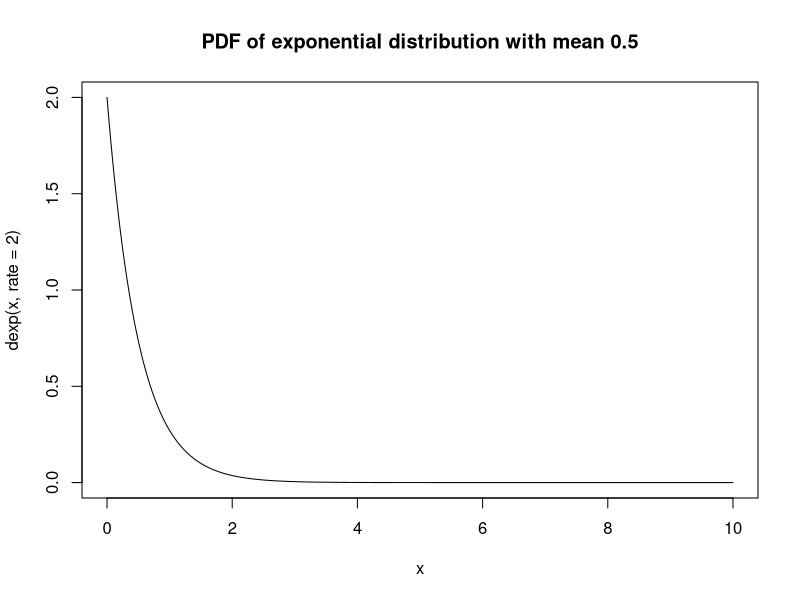
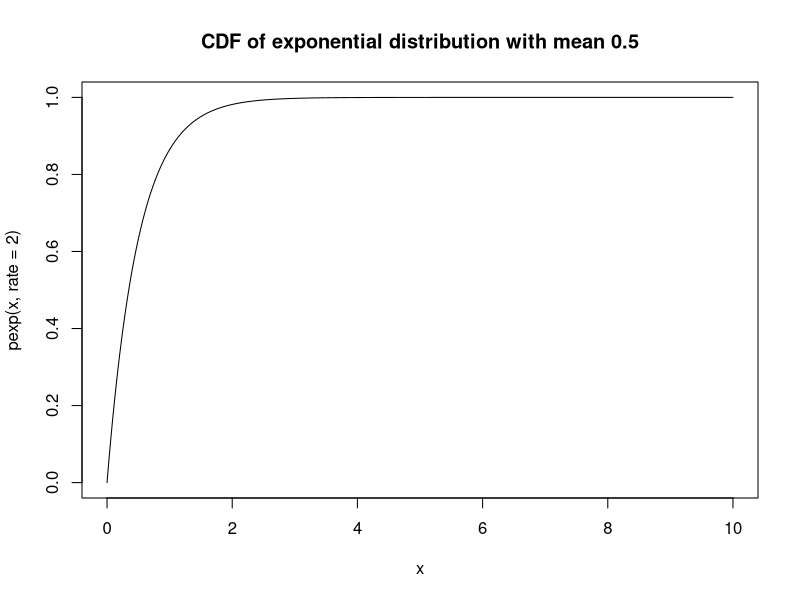
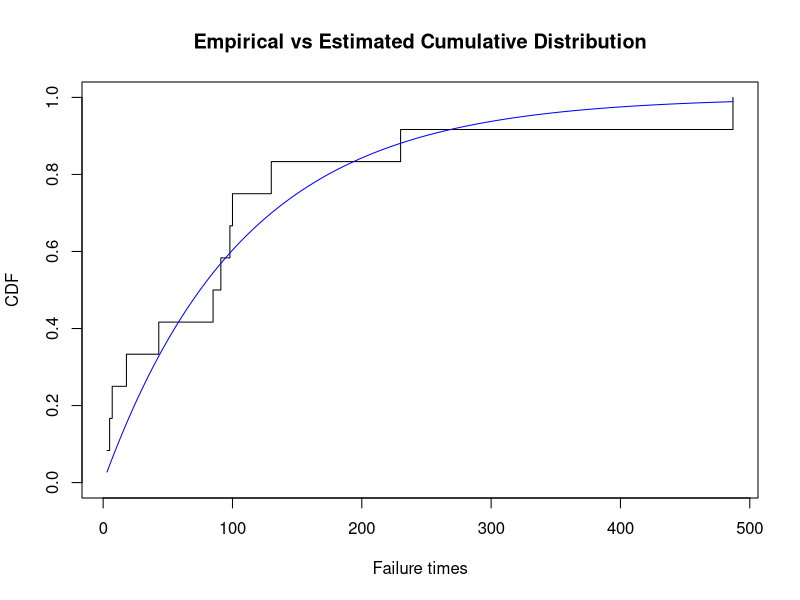
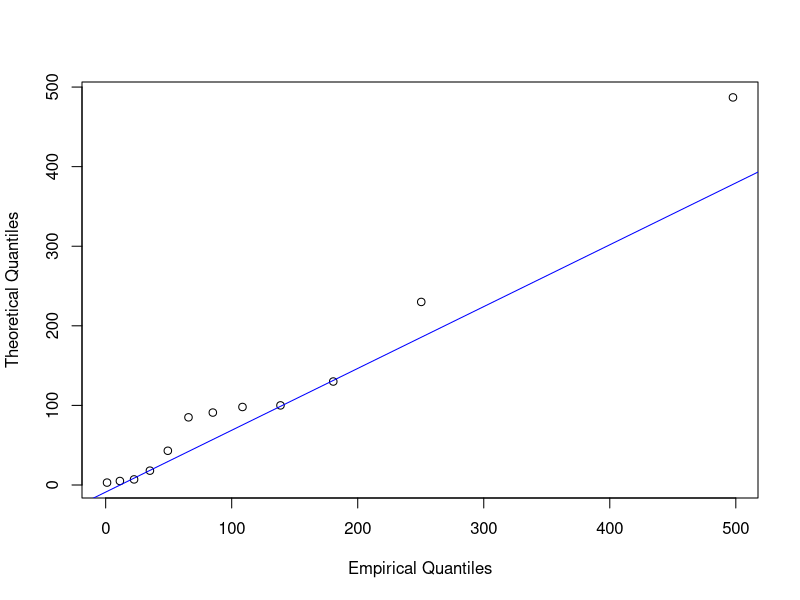
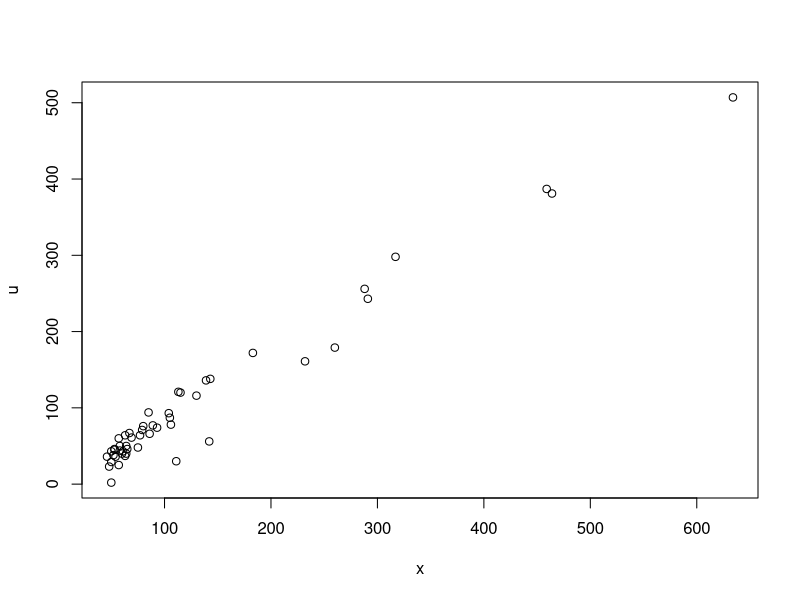
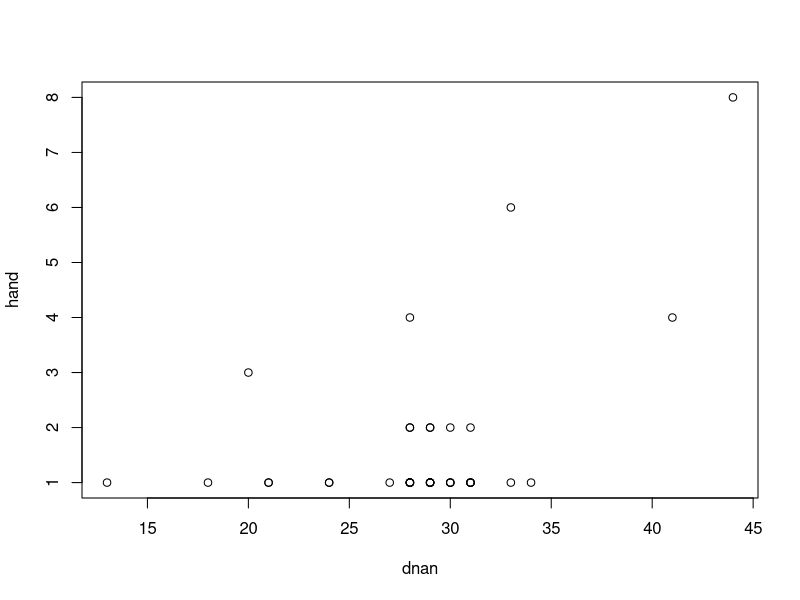
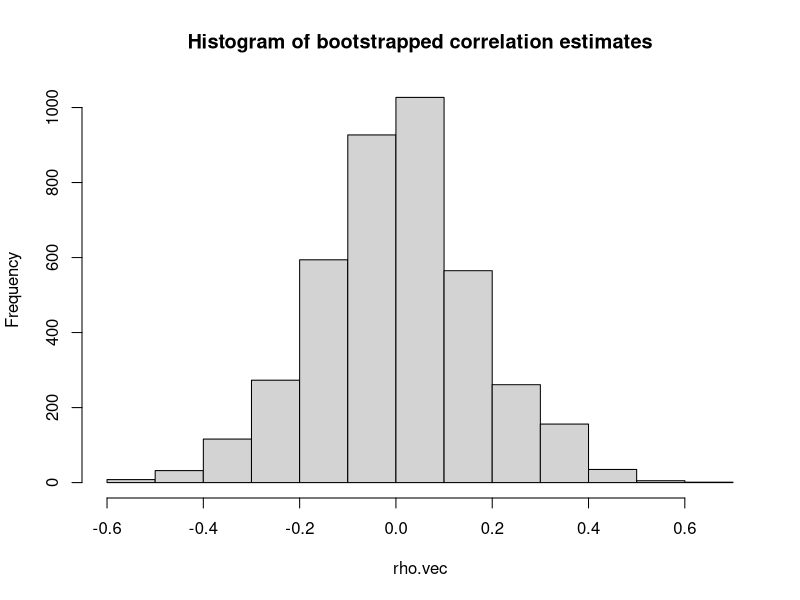
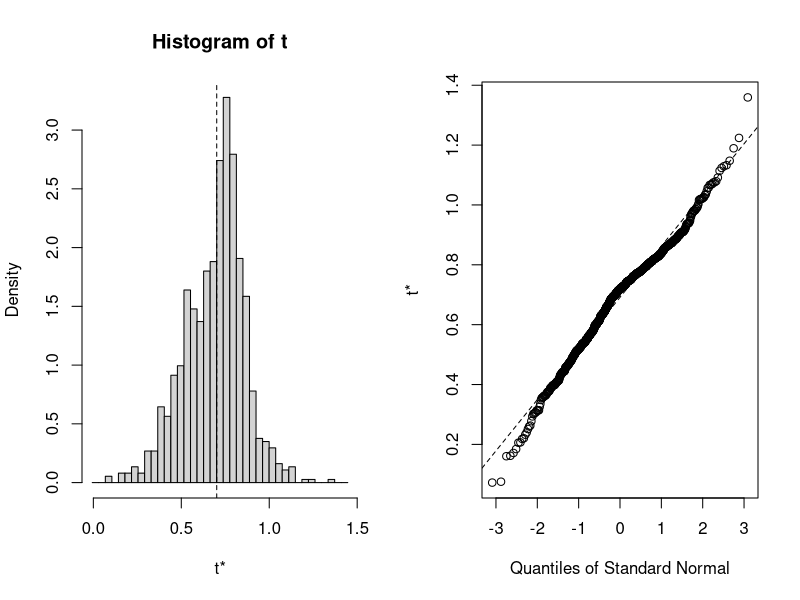

Recreate these plots in R, in order.
## ---- chunk 1
knitr::opts_chunk$set(digits=3)
## ---- chunk 2
knitr::opts_chunk$set(cache=TRUE)
## ---- chunk 3
library(boot)
data(aircondit)
aircondit
## ---- chunk 4
x <- seq(from = 0, to = 10, by = 0.01)
plot(x, dexp(x, rate = 2), type = "l", main = "PDF of exponential distribution with mean 0.5")
plot(x, pexp(x, rate = 2), type = "l", main = "CDF of exponential distribution with mean 0.5")
## ---- chunk 5
n <- 12
plot(aircondit$hours, (1:n)/n, type = 's', ylim = c(0, 1), xlab = 'Failure times', 
     ylab = 'CDF', main = 'Empirical vs Estimated Cumulative Distribution')

xseq <- seq(from = min(aircondit$hours), to = max(aircondit$hours), by = 1)
lines(xseq, pexp(xseq, rate = 1/mean(aircondit$hours)), col = "blue")
qqplot(qexp(ppoints(50),rate = 1/mean(aircondit$hours)),aircondit$hours,
       xlab = "Empirical Quantiles", ylab = "Theoretical Quantiles")
qqline(aircondit$hours, distribution = function(p) qexp(p, rate = 1/mean(aircondit$hours)), col = "blue")
## ---- chunk 6
nmc <- 1000
n <- 12
bvec <- numeric(nmc)
hat.theta <- mean(aircondit$hours)
for(i in 1:nmc){
  hours.i <- rexp(n, 1/hat.theta)
  bvec[i] <- mean(hours.i)
}
quantile(bvec,probs = c(0.025,0.975))
## ---- chunk 7
library(boot)
data(bigcity)
head(bigcity, n = 10)
plot(u ~ x, bigcity)
## ---- chunk 8
n <- nrow(bigcity)
nmc <- 1000
theta.vec <- numeric(nmc)
for(i in 1:nmc){
  idx.i <- sample(1:n, replace = TRUE)
  theta.vec[i] <- mean(bigcity$x[idx.i])/mean(bigcity$u[idx.i])
}
estimated.var <- var(theta.vec)
## ---- chunk 9
library(boot)
data(darwin)
darwin
## ---- chunk 10
nmc <- 1000
T <- mean(darwin$y)
n <- length(darwin$y)
T.vec <- numeric(nmc)
for(i in 1:nmc){
  labels.i <- rbinom(n,1,0.5)*2 - 1
  T.vec[i] <- mean(labels.i*darwin$y)
}
cv <- quantile(T.vec, probs = c(0.95,0.99))
cv
## ---- chunk 11
library(boot)
data(claridge)
head(claridge, n = 15)
plot(hand ~ dnan, claridge)
## ---- chunk 12
n <- nrow(claridge)
nmc <- 4000
rho.vec <- numeric(nmc)
for(i in 1:nmc){
  idx.i <- sample(1:n)
  rho.vec[i] <- cor(claridge$dnan[idx.i],claridge$hand)
}
hist(rho.vec,main = "Histogram of bootstrapped correlation estimates")
cv <- quantile(rho.vec,probs=c(0.95,0.99))
cv
## ---- chunk 13
set.seed(123)
n <- 30000
X <- rnorm(n)
nmc <- 10000
med.vec <- numeric(nmc)
for(i in 1:nmc){
  idx.i <- sample(1:n, replace = TRUE)
  med.vec[i] <- median(X[idx.i])
}
var.median <- var(med.vec)
n*var.median ## Theoretical value in this case is pi/2 \approx 1.571
## ---- chunk 14
library(MASS)
library(car)
data(Duncan)
mod.duncan <- rlm(prestige ~ income + education, data = Duncan)
summary(mod.duncan)
## ---- chunk 15
boot.huber <- function(data, indices, maxit = 20){
dat.i <- data[indices,]
mod <- rlm(prestige ~ income + education, dat.i, maxit = maxit)
coefficients(mod)
}
duncan.boot <- boot(Duncan, boot.huber, 999, maxit = 100)
duncan.boot
plot(duncan.boot, index = 2)
plot(duncan.boot, index = 3)
dataEllipse(duncan.boot$t[,2], duncan.boot$t[,3], xlab="income coefficient", 
             ylab="education coefficient", cex=.3, levels=c(.5, .95, .99), robust=T)
## ---- chunk 16
fit <- fitted(mod.duncan)
e <- residuals(mod.duncan)
X <- model.matrix(mod.duncan)
boot.huber.fixed <- function(data, indices, maxit=20){
y <- fit + e[indices]
mod <- rlm(y ~ X - 1, maxit=maxit) 
coefficients(mod)
}
duncan.fix.boot <- boot(Duncan, boot.huber.fixed, 1999, maxit=100) 
duncan.fix.boot
plot(duncan.boot, index = 2)
plot(duncan.boot, index = 3)
dataEllipse(duncan.boot$t[,2], duncan.boot$t[,3], xlab="income coefficient", 
             ylab="education coefficient", cex=.3, levels=c(.5, .95, .99), robust=T)
## ---- chunk 17
b <- coefficients(mod.duncan)
sumry <- summary(mod.duncan)
V <- sumry$cov.unscaled * sumry$stddev^2
L <- c(0,1,-1)
b1 <- b[2] - b[3]
(t <- b1/sqrt(L %*% V %*% L)) ## Test statistic from the fitted model
## Now let us bootstrap
boot.test <- function(data, indices, maxit=20){
  data <- data[indices,]
  mod <- rlm(prestige ~ income + education, data=data, maxit=maxit)
  sumry <- summary(mod)
  V.star <- sumry$cov.unscaled * sumry$stddev^2
  b.star <- coefficients(mod)
  b1.star <- b.star[2] - b.star[3]
  ## Be careful here, we have to properly pivot our test statistic.
  t <- (b1.star - b1)/sqrt(L %*% V.star %*% L) 
  t
}
duncan.test.boot <- boot(Duncan, boot.test, 999, maxit=100) 
summary(duncan.test.boot$t)


hist(duncan.test.boot$t, breaks=50)
box()
abline(v=t, lwd=3)

2*pnorm(t, lower.tail = FALSE) ## p-value under asymptotic limiting theory
2*(1 + sum(duncan.test.boot$t > as.vector(t)))/1000 ## Bootstrapped p-value
